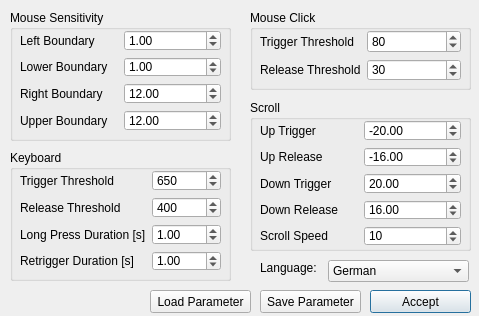
<?xml version="1.0" encoding="UTF-8"?>
<ui version="4.0">
 <class>Dialog</class>
 <widget class="QDialog" name="Dialog">
  <property name="geometry">
   <rect>
    <x>0</x>
    <y>0</y>
    <width>479</width>
    <height>316</height>
   </rect>
  </property>
  <property name="windowTitle">
   <string>EFFENDI Parameter Setup</string>
  </property>
  <property name="windowIcon">
   <iconset>
    <normaloff>effendi_logo_v3.ico</normaloff>effendi_logo_v3.ico</iconset>
  </property>
  <widget class="QPushButton" name="pushButton_accept">
   <property name="geometry">
    <rect>
     <x>370</x>
     <y>290</y>
     <width>101</width>
     <height>23</height>
    </rect>
   </property>
   <property name="text">
    <string>Accept</string>
   </property>
  </widget>
  <widget class="QPushButton" name="pushButton_load_parameter">
   <property name="geometry">
    <rect>
     <x>150</x>
     <y>290</y>
     <width>101</width>
     <height>23</height>
    </rect>
   </property>
   <property name="text">
    <string>Load Parameter</string>
   </property>
  </widget>
  <widget class="QPushButton" name="pushButton_save_parameter">
   <property name="geometry">
    <rect>
     <x>260</x>
     <y>290</y>
     <width>101</width>
     <height>23</height>
    </rect>
   </property>
   <property name="text">
    <string>Save Parameter</string>
   </property>
  </widget>
  <widget class="QGroupBox" name="groupBox">
   <property name="geometry">
    <rect>
     <x>10</x>
     <y>10</y>
     <width>221</width>
     <height>131</height>
    </rect>
   </property>
   <property name="title">
    <string>Mouse Sensitivity</string>
   </property>
   <widget class="QWidget" name="gridLayoutWidget_2">
    <property name="geometry">
     <rect>
      <x>10</x>
      <y>20</y>
      <width>201</width>
      <height>101</height>
     </rect>
    </property>
    <layout class="QGridLayout" name="gridLayout_2">
     <item row="2" column="0">
      <widget class="QLabel" name="label_11">
       <property name="text">
        <string>Left Boundary</string>
       </property>
      </widget>
     </item>
     <item row="2" column="1">
      <widget class="QDoubleSpinBox" name="spinbox_left_boundary">
       <property name="locale">
        <locale language="English" country="UnitedStates"/>
       </property>
       <property name="minimum">
        <double>-1000.000000000000000</double>
       </property>
       <property name="maximum">
        <double>1000.000000000000000</double>
       </property>
       <property name="singleStep">
        <double>1.000000000000000</double>
       </property>
       <property name="value">
        <double>1.000000000000000</double>
       </property>
      </widget>
     </item>
     <item row="4" column="1">
      <widget class="QDoubleSpinBox" name="spinbox_right_boundary">
       <property name="locale">
        <locale language="English" country="UnitedStates"/>
       </property>
       <property name="minimum">
        <double>-1000.000000000000000</double>
       </property>
       <property name="maximum">
        <double>1000.000000000000000</double>
       </property>
       <property name="singleStep">
        <double>1.000000000000000</double>
       </property>
       <property name="value">
        <double>12.000000000000000</double>
       </property>
      </widget>
     </item>
     <item row="4" column="0">
      <widget class="QLabel" name="label_6">
       <property name="text">
        <string>Right Boundary</string>
       </property>
      </widget>
     </item>
     <item row="5" column="1">
      <widget class="QDoubleSpinBox" name="spinbox_upper_boundary">
       <property name="locale">
        <locale language="English" country="UnitedStates"/>
       </property>
       <property name="minimum">
        <double>-1000.000000000000000</double>
       </property>
       <property name="maximum">
        <double>1000.000000000000000</double>
       </property>
       <property name="singleStep">
        <double>1.000000000000000</double>
       </property>
       <property name="value">
        <double>12.000000000000000</double>
       </property>
      </widget>
     </item>
     <item row="5" column="0">
      <widget class="QLabel" name="label_10">
       <property name="text">
        <string>Upper Boundary</string>
       </property>
      </widget>
     </item>
     <item row="3" column="1">
      <widget class="QDoubleSpinBox" name="spinbox_lower_boundary">
       <property name="locale">
        <locale language="English" country="UnitedStates"/>
       </property>
       <property name="minimum">
        <double>-1000.000000000000000</double>
       </property>
       <property name="maximum">
        <double>1000.000000000000000</double>
       </property>
       <property name="singleStep">
        <double>1.000000000000000</double>
       </property>
       <property name="value">
        <double>1.000000000000000</double>
       </property>
      </widget>
     </item>
     <item row="3" column="0">
      <widget class="QLabel" name="label_7">
       <property name="text">
        <string>Lower Boundary</string>
       </property>
      </widget>
     </item>
    </layout>
   </widget>
  </widget>
  <widget class="QGroupBox" name="groupBox_3">
   <property name="geometry">
    <rect>
     <x>250</x>
     <y>100</y>
     <width>221</width>
     <height>151</height>
    </rect>
   </property>
   <property name="title">
    <string>Scroll</string>
   </property>
   <widget class="QWidget" name="gridLayoutWidget_4">
    <property name="geometry">
     <rect>
      <x>10</x>
      <y>20</y>
      <width>201</width>
      <height>126</height>
     </rect>
    </property>
    <layout class="QGridLayout" name="gridLayout_4">
     <item row="0" column="0">
      <widget class="QLabel" name="label_18">
       <property name="text">
        <string>Up Trigger</string>
       </property>
      </widget>
     </item>
     <item row="0" column="1">
      <widget class="QDoubleSpinBox" name="spinbox_scroll_up_trigger">
       <property name="locale">
        <locale language="English" country="UnitedStates"/>
       </property>
       <property name="minimum">
        <double>-1000.000000000000000</double>
       </property>
       <property name="maximum">
        <double>1000.000000000000000</double>
       </property>
       <property name="singleStep">
        <double>1.000000000000000</double>
       </property>
       <property name="value">
        <double>-20.000000000000000</double>
       </property>
      </widget>
     </item>
     <item row="3" column="0">
      <widget class="QLabel" name="label_28">
       <property name="text">
        <string>Down Release</string>
       </property>
      </widget>
     </item>
     <item row="2" column="1">
      <widget class="QDoubleSpinBox" name="spinbox_scroll_down_trigger">
       <property name="locale">
        <locale language="English" country="UnitedStates"/>
       </property>
       <property name="minimum">
        <double>-1000.000000000000000</double>
       </property>
       <property name="maximum">
        <double>1000.000000000000000</double>
       </property>
       <property name="singleStep">
        <double>1.000000000000000</double>
       </property>
       <property name="value">
        <double>20.000000000000000</double>
       </property>
      </widget>
     </item>
     <item row="2" column="0">
      <widget class="QLabel" name="label_27">
       <property name="text">
        <string>Down Trigger</string>
       </property>
      </widget>
     </item>
     <item row="3" column="1">
      <widget class="QDoubleSpinBox" name="spinbox_scroll_down_release">
       <property name="locale">
        <locale language="English" country="UnitedStates"/>
       </property>
       <property name="minimum">
        <double>-1000.000000000000000</double>
       </property>
       <property name="maximum">
        <double>1000.000000000000000</double>
       </property>
       <property name="singleStep">
        <double>1.000000000000000</double>
       </property>
       <property name="value">
        <double>16.000000000000000</double>
       </property>
      </widget>
     </item>
     <item row="1" column="1">
      <widget class="QDoubleSpinBox" name="spinbox_scroll_up_release">
       <property name="locale">
        <locale language="English" country="UnitedStates"/>
       </property>
       <property name="minimum">
        <double>-1000.000000000000000</double>
       </property>
       <property name="maximum">
        <double>1000.000000000000000</double>
       </property>
       <property name="singleStep">
        <double>1.000000000000000</double>
       </property>
       <property name="value">
        <double>-16.000000000000000</double>
       </property>
      </widget>
     </item>
     <item row="1" column="0">
      <widget class="QLabel" name="label_17">
       <property name="text">
        <string>Up Release</string>
       </property>
      </widget>
     </item>
     <item row="4" column="0">
      <widget class="QLabel" name="label_29">
       <property name="text">
        <string>Scroll Speed</string>
       </property>
      </widget>
     </item>
     <item row="4" column="1">
      <widget class="QSpinBox" name="spinbox_scroll_speed">
       <property name="minimum">
        <number>1</number>
       </property>
       <property name="maximum">
        <number>100</number>
       </property>
       <property name="singleStep">
        <number>1</number>
       </property>
       <property name="value">
        <number>10</number>
       </property>
      </widget>
     </item>
    </layout>
   </widget>
  </widget>
  <widget class="QGroupBox" name="groupBox_4">
   <property name="geometry">
    <rect>
     <x>250</x>
     <y>10</y>
     <width>221</width>
     <height>80</height>
    </rect>
   </property>
   <property name="title">
    <string>Mouse Click</string>
   </property>
   <widget class="QWidget" name="gridLayoutWidget_5">
    <property name="geometry">
     <rect>
      <x>10</x>
      <y>20</y>
      <width>201</width>
      <height>51</height>
     </rect>
    </property>
    <layout class="QGridLayout" name="gridLayout_5">
     <item row="0" column="0">
      <widget class="QLabel" name="label_13">
       <property name="text">
        <string>Trigger Threshold</string>
       </property>
      </widget>
     </item>
     <item row="1" column="0">
      <widget class="QLabel" name="label_12">
       <property name="text">
        <string>Release Threshold</string>
       </property>
      </widget>
     </item>
     <item row="0" column="1">
      <widget class="QSpinBox" name="spinbox_mouse_trigger_threshold">
       <property name="maximum">
        <number>10000</number>
       </property>
       <property name="singleStep">
        <number>1</number>
       </property>
       <property name="value">
        <number>80</number>
       </property>
      </widget>
     </item>
     <item row="1" column="1">
      <widget class="QSpinBox" name="spinbox_mouse_release_threshold">
       <property name="maximum">
        <number>10000</number>
       </property>
       <property name="singleStep">
        <number>1</number>
       </property>
       <property name="value">
        <number>30</number>
       </property>
      </widget>
     </item>
    </layout>
   </widget>
  </widget>
  <widget class="QGroupBox" name="groupBox_2">
   <property name="geometry">
    <rect>
     <x>10</x>
     <y>150</y>
     <width>221</width>
     <height>131</height>
    </rect>
   </property>
   <property name="title">
    <string>Keyboard</string>
   </property>
   <widget class="QWidget" name="gridLayoutWidget">
    <property name="geometry">
     <rect>
      <x>10</x>
      <y>20</y>
      <width>201</width>
      <height>101</height>
     </rect>
    </property>
    <layout class="QGridLayout" name="gridLayout">
     <item row="1" column="1">
      <widget class="QSpinBox" name="spinbox_release_threshold">
       <property name="maximum">
        <number>10000</number>
       </property>
       <property name="singleStep">
        <number>10</number>
       </property>
       <property name="value">
        <number>400</number>
       </property>
      </widget>
     </item>
     <item row="3" column="1">
      <widget class="QDoubleSpinBox" name="spinbox_retrigger_duration">
       <property name="locale">
        <locale language="English" country="UnitedStates"/>
       </property>
       <property name="singleStep">
        <double>0.100000000000000</double>
       </property>
       <property name="value">
        <double>1.000000000000000</double>
       </property>
      </widget>
     </item>
     <item row="0" column="1">
      <widget class="QSpinBox" name="spinbox_trigger_threshold">
       <property name="maximum">
        <number>10000</number>
       </property>
       <property name="singleStep">
        <number>10</number>
       </property>
       <property name="value">
        <number>650</number>
       </property>
      </widget>
     </item>
     <item row="1" column="0">
      <widget class="QLabel" name="label_3">
       <property name="text">
        <string>Release Threshold</string>
       </property>
      </widget>
     </item>
     <item row="3" column="0">
      <widget class="QLabel" name="label_4">
       <property name="text">
        <string>Retrigger Duration [s]</string>
       </property>
      </widget>
     </item>
     <item row="2" column="0">
      <widget class="QLabel" name="label">
       <property name="text">
        <string>Long Press Duration [s]</string>
       </property>
      </widget>
     </item>
     <item row="2" column="1">
      <widget class="QDoubleSpinBox" name="spinbox_long_press_duration">
       <property name="locale">
        <locale language="English" country="UnitedStates"/>
       </property>
       <property name="singleStep">
        <double>0.100000000000000</double>
       </property>
       <property name="value">
        <double>1.000000000000000</double>
       </property>
      </widget>
     </item>
     <item row="0" column="0">
      <widget class="QLabel" name="label_8">
       <property name="text">
        <string>Trigger Threshold</string>
       </property>
      </widget>
     </item>
    </layout>
   </widget>
  </widget>
  <widget class="QLabel" name="label_2">
   <property name="geometry">
    <rect>
     <x>260</x>
     <y>260</y>
     <width>61</width>
     <height>16</height>
    </rect>
   </property>
   <property name="text">
    <string>Language:</string>
   </property>
  </widget>
  <widget class="QComboBox" name="comboBox_language">
   <property name="geometry">
    <rect>
     <x>328</x>
     <y>260</y>
     <width>141</width>
     <height>22</height>
    </rect>
   </property>
   <item>
    <property name="text">
     <string>German</string>
    </property>
   </item>
   <item>
    <property name="text">
     <string>English</string>
    </property>
   </item>
  </widget>
 </widget>
 <resources/>
 <connections/>
</ui>
